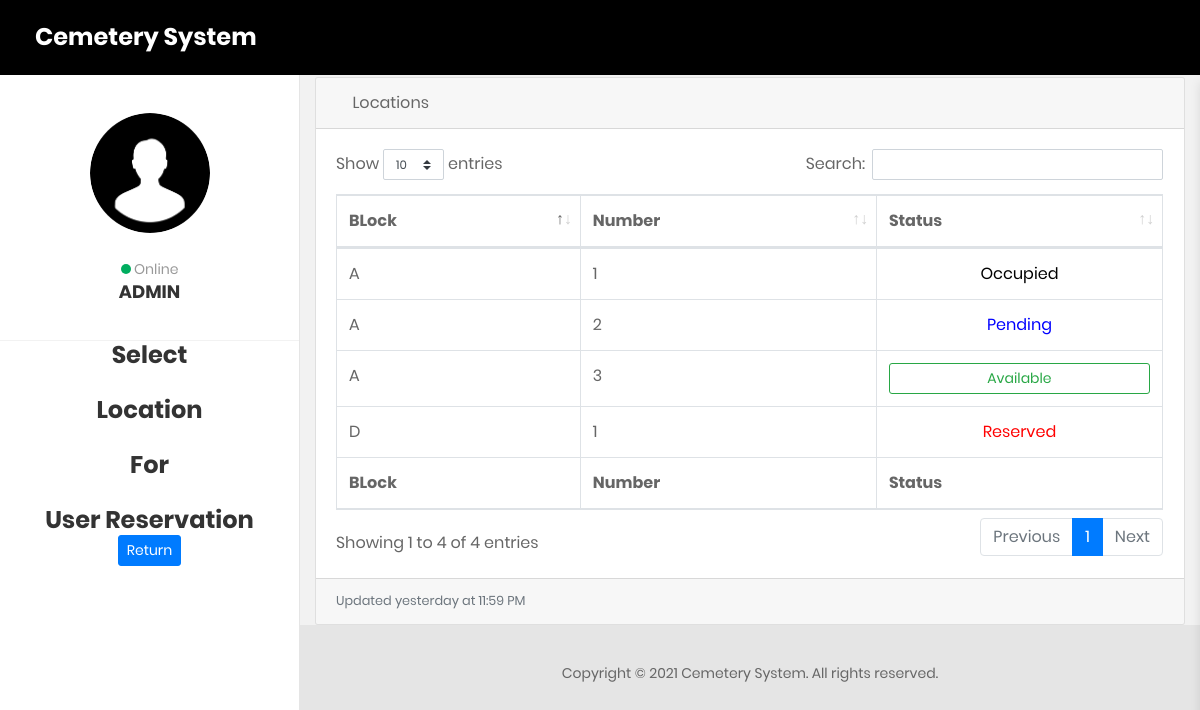
/admin/selectLocation.php (signed in), run on the app's committed database.
### tables this page shows
CREATE TABLE `location` (
  `loc_id` int(11) NOT NULL,
  `block` text NOT NULL,
  `number` text NOT NULL,
  `price` float(10,2) NOT NULL,
  `status` text NOT NULL
);

### admin/selectLocation.php (the view, shortened to what this page needs)
<?php
  include('../functions/functions.php');
$user_id = $_GET['user_id'];
?>
<!DOCTYPE html>
<html lang="en">
<head>
    <link href="css/font-face.css" rel="stylesheet" media="all">
    <link href="vendor/font-awesome-4.7/css/font-awesome.min.css" rel="stylesheet" media="all">
    <link href="vendor/font-awesome-5/css/fontawesome-all.min.css" rel="stylesheet" media="all">
    <link href="vendor/mdi-font/css/material-design-iconic-font.min.css" rel="stylesheet" media="all">
    <link href="vendor/bootstrap-4.1/bootstrap.min.css" rel="stylesheet" media="all">
    <link href="vendor/animsition/animsition.min.css" rel="stylesheet" media="all">
    <link href="vendor/bootstrap-progressbar/bootstrap-progressbar-3.3.4.min.css" rel="stylesheet" media="all">
    <link href="vendor/wow/animate.css" rel="stylesheet" media="all">
    <link href="vendor/css-hamburgers/hamburgers.min.css" rel="stylesheet" media="all">
    <link href="vendor/slick/slick.css" rel="stylesheet" media="all">
    <link href="vendor/select2/select2.min.css" rel="stylesheet" media="all">
    <link href="vendor/perfect-scrollbar/perfect-scrollbar.css" rel="stylesheet" media="all">
    <link href="vendor/vector-map/jqvmap.min.css" rel="stylesheet" media="all">
    <link href="css/theme.css" rel="stylesheet" media="all">
    <link href="css/badge2.css" rel="stylesheet" media="all">
    <link href="css/spanbadge.css" rel="stylesheet" media="all">
    <link href="../assets/vendor/datatables/dataTables.bootstrap4.css" rel="stylesheet">
</head>
<body class="animsition">
    <div class="page-wrapper">
        <aside class="menu-sidebar2">
            <div class="logo" style="background: black;">
                <a href="adminPanel.php">
                     <h3 class="name text-white">Cemetery System</h3>
                </a>
            </div>
            <div class="menu-sidebar2__content js-scrollbar1">
                <div class="account2">
                    <div class="image img-cir img-120">
                        <?php if($_SESSION['user']['photo'] != ""): ?>
                            <img src="../assets/images/<?php echo $_SESSION['user']['photo']; ?>"/>
                        <?php else: ?>
                            <img src="../assets/images/profile.png"/>
                        <?php endif; ?>
                    </div>
                    <a href="#" style="pointer-events: none;"><span class="dot dot--green"></span> Online</a>
                    <h4>ADMIN</h4>
                </div>
                <nav class="navbar-sidebar2">
                    <center>
                        <h3>Select</h3><br><h3>Location</h3><br><h3>For</h3>
                        <br><h3>User Reservation</h3>
                        <a href="viewUser.php" class="btn btn-primary btn-sm">Return</a>
                    </center>
                </nav>
            </div>
        </aside>
        <div class="page-container2">
           <header class="header-desktop2" style="background: black">
                <div class="section__content section__content--p30">
                    <div class="container-fluid">
                        <div class="header-wrap2">
                            <div class="header-button2">
                                <div class="header-button-item js-item-menu">
                                     <i class="zmdi zmdi-email"></i>
                                </div>
                               <div class="header-button-item mr-0 js-sidebar-btn">
                                    <i class="zmdi zmdi-menu"></i>
                                </div>
                            </div>
                        </div>
                    </div>
                </div>
            </header>
            <section class="statistic">
            	<div class="container-fluid" style="margin-top: 20px;">
              <div class="card mb-3">
                    <div class="card-header">
                      <i class="fas fa-map-marker-alt"></i> Locations</div>
                    <div class="card-body">
                      <div class="table-responsive">
                        <?php
                          $query = "SELECT * FROM location ORDER BY `block` ASC";
                          $result = mysqli_query($db,$query);
                        ?>
                        <table class="table table-bordered" id="dataTable" width="100%" cellspacing="0">
                          <thead>
                            <tr>
                              <th>BLock</th>
                              <th>Number</th>
                              <th>Status</th>
                            </tr>
                          </thead>
                          <tfoot>
                            <tr>
                              <th>BLock</th>
                              <th>Number</th>
                              <th>Status</th>
                            </tr>
                          </tfoot>
                          <tbody>
                            <?php
                            if($result){
                              while($res = mysqli_fetch_array($result)) {
                                echo "<tr>";
                                  echo "<td>".$res['block']."</td>";
                                  echo "<td>".$res['number']."</td>";
                                  if ($res['status']=='available') {
                                           echo "<td>
                                                 <a class=\"btn btn-sm btn-outline-success btn-block\" href=\"reservationForm.php?loc_id=$res[loc_id]&&user_id=$user_id\">Available</a>
                                              </td>";
                                          }else if ($res['status']=='occupied') {
                                            echo "<td>
                                               <center>
                                               <span style=\"color: black; pointer-events: none;\">Occupied</span>
                                               </center>
                                              </td>";
                                          }else if ($res['status']=='pending') {
                                            echo "<td>
                                               <center>
                                               <span style=\"color: blue; pointer-events: none\">Pending</span>
                                               </center>
                                              </td>";
                                          }else{
                                             echo "<td>
                                               <center>
                                               <span style=\"color: red; pointer-events: none\">Reserved</span>
                                               </center>
                                              </td>";
                                          }
                                 echo "</tr>";
                              }
                            }?>
                          </tbody>
                        </table>
                      </div>
                    </div>
                    <div class="card-footer small text-muted">Updated yesterday at 11:59 PM</div>
                  </div>
              </div>
            </section>
        </div>
            <footer class="sticky-footer" style="height: 20px;">
              <div class="container my-auto">
                <div class="copyright text-center my-auto">
                  <p style="margin-left: 300px;">Copyright © 2021 Cemetery System. All rights reserved.</p>
                </div>
              </div>
            </footer>
    </div>
</body>
</html>

### data on the page
location: block "A", number "1", status "Occupied"
location: block "A", number "2", status "Pending"
location: block "A", number "3"
location: block "D", number "1", status "Reserved"
